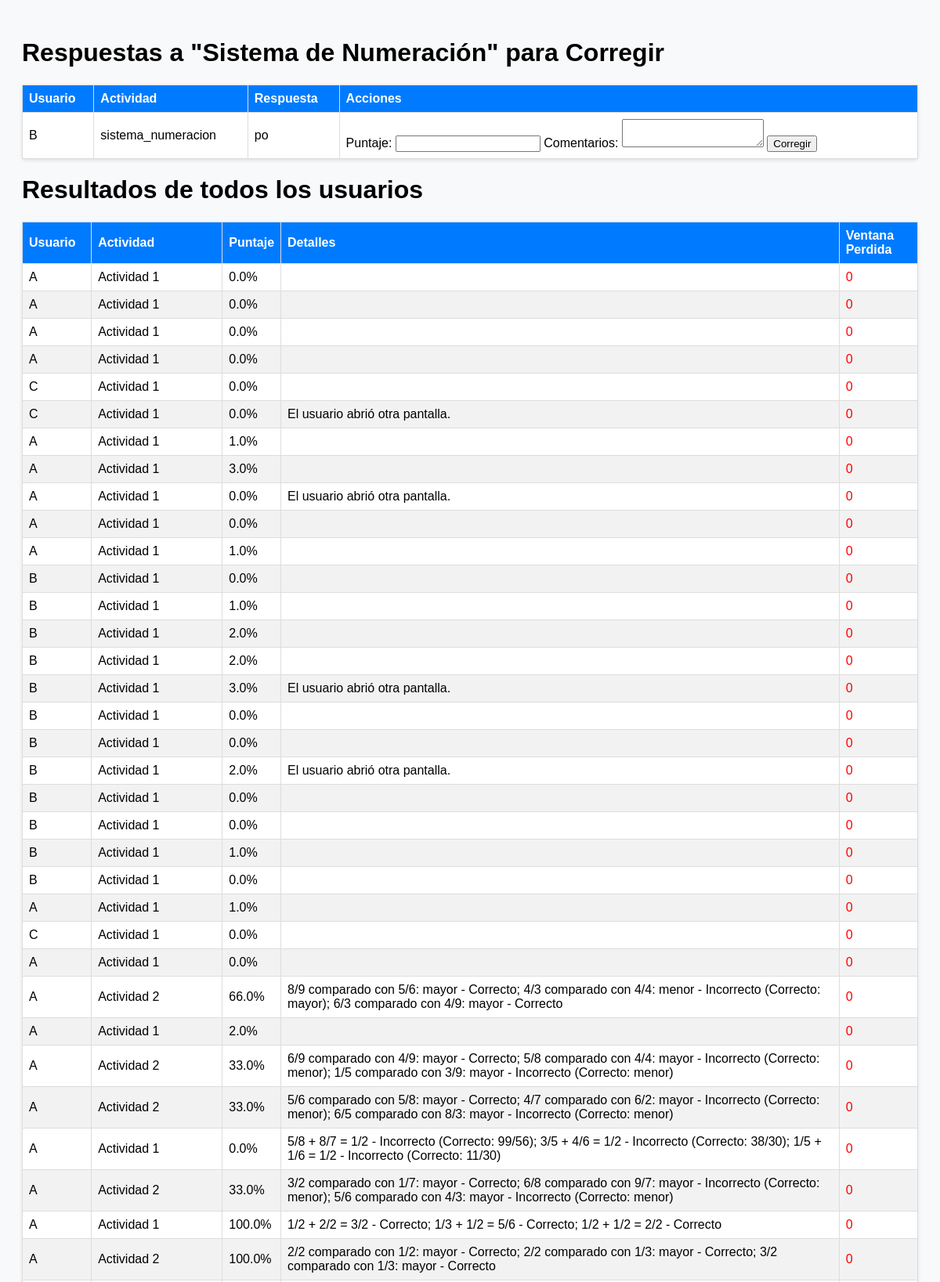
Screenshot of /actividades/superuser/superuser_view/ (upper part) with the database file from the repository.
### actividades/models.py (models this page shows, shortened)
class Resultado(models.Model):
    usuario = models.CharField(max_length=100)
    actividad = models.CharField(max_length=100)
    respuesta = models.TextField(default='')  # Valor por defecto definido
    puntaje = models.FloatField(null=True, blank=True)
    comentarios = models.TextField(null=True, blank=True)
    estado_correccion = models.CharField(max_length=50, default='pendiente')
    ventana_perdida = models.IntegerField(default=0)
    detalles = models.TextField(null=True, blank=True)

### actividades/views.py (the view, shortened to what this page needs)
# urls.py: path('superuser/superuser_view/', views.superuser_view, name='superuser_view'),
def superuser_view(request):
    all_results = Resultado.objects.all()
    sistema_numeracion_results = Resultado.objects.filter(actividad='sistema_numeracion', estado_correccion='pendiente')
    return render(request, 'superuser_view.html', {
        'all_results': all_results,
        'sistema_numeracion_results': sistema_numeracion_results,
    })

### actividades/templates/superuser_view.html (shortened to what this page needs)
<!DOCTYPE html>
<html>
<head>
</head>
<body>
    <h1>Respuestas a "Sistema de Numeración" para Corregir</h1>
    <table>
        <thead>
            <tr>
                <th>Usuario</th>
                <th>Actividad</th>
                <th>Respuesta</th>
                <th>Acciones</th>
            </tr>
        </thead>
        <tbody>
            {% for result in sistema_numeracion_results %}
                <tr>
                    <td>{{ result.usuario }}</td>
                    <td>{{ result.actividad }}</td>
                    <td>{{ result.respuesta }}</td>
                    <td>
                        <form method="post" action="{% url 'actividades:superuser_view' %}">
                            <label for="puntaje_{{ result.id }}">Puntaje:</label>
                            <input type="text" name="puntaje" id="puntaje_{{ result.id }}">
                            <label for="comentarios_{{ result.id }}">Comentarios:</label>
                            <textarea name="comentarios" id="comentarios_{{ result.id }}"></textarea>
                            <button type="submit">Corregir</button>
                        </form>
                    </td>
                </tr>
            {% endfor %}
        </tbody>
    </table>
    <h1>Resultados de todos los usuarios</h1>
    <table>
        <thead>
            <tr>
                <th>Usuario</th>
                <th>Actividad</th>
                <th>Puntaje</th>
                <th>Detalles</th>
                <th>Ventana Perdida</th>
            </tr>
        </thead>
        <tbody>
            {% for result in all_results %}
                <tr>
                    <td>{{ result.usuario }}</td>
                    <td>{{ result.actividad }}</td>
                    <td>{{ result.puntaje }}%</td>
                    <td>{{ result.detalles }}</td>
                    <td class="ventana-perdida">{{ result.ventana_perdida }}</td>
                </tr>
            {% endfor %}
        </tbody>
    </table>
</body>
</html>

### actividades/templates/superuser_view.html (style rules this page uses)
body { font-family: Arial, sans-serif; background-color: #f8f9fa; padding: 20px; }
table { width: 100%; border-collapse: collapse; margin-top: 20px; background-color: #fff; border: 1px solid #ddd; border-radius: 5px; box-shadow: 0 2px 4px rgba(0, 0, 0, 0.1); }
table th, table td { border: 1px solid #ddd; padding: 8px; text-align: left; }
table th { background-color: #007bff; color: white; }
table tbody tr:nth-child(even) { background-color: #f2f2f2; }
.ventana-perdida { color: red; }

### rows the page displays
Resultado: usuario "B", actividad "sistema_numeracion", respuesta "po"
Resultado: usuario "A", actividad "Actividad 1", puntaje "0.0", ventana_perdida "0"
Resultado: usuario "A", actividad "Actividad 1", puntaje "0.0", ventana_perdida "0"
Resultado: usuario "A", actividad "Actividad 1", puntaje "0.0", ventana_perdida "0"
Resultado: usuario "A", actividad "Actividad 1", puntaje "0.0", ventana_perdida "0"
Resultado: usuario "C", actividad "Actividad 1", puntaje "0.0", ventana_perdida "0"
Resultado: usuario "C", actividad "Actividad 1", puntaje "0.0", detalles "El usuario abrió otra pantalla.", ventana_perdida "0"
Resultado: usuario "A", actividad "Actividad 1", puntaje "1.0", ventana_perdida "0"
Resultado: usuario "A", actividad "Actividad 1", puntaje "3.0", ventana_perdida "0"
Resultado: usuario "A", actividad "Actividad 1", puntaje "0.0", detalles "El usuario abrió otra pantalla.", ventana_perdida "0"
Resultado: usuario "A", actividad "Actividad 1", puntaje "0.0", ventana_perdida "0"
Resultado: usuario "A", actividad "Actividad 1", puntaje "1.0", ventana_perdida "0"
Resultado: usuario "B", actividad "Actividad 1", puntaje "0.0", ventana_perdida "0"
Resultado: usuario "B", actividad "Actividad 1", puntaje "1.0", ventana_perdida "0"
Resultado: usuario "B", actividad "Actividad 1", puntaje "2.0", ventana_perdida "0"
Resultado: usuario "B", actividad "Actividad 1", puntaje "2.0", ventana_perdida "0"
Resultado: usuario "B", actividad "Actividad 1", puntaje "3.0", detalles "El usuario abrió otra pantalla.", ventana_perdida "0"
Resultado: usuario "B", actividad "Actividad 1", puntaje "0.0", ventana_perdida "0"
Resultado: usuario "B", actividad "Actividad 1", puntaje "0.0", ventana_perdida "0"
Resultado: usuario "B", actividad "Actividad 1", puntaje "2.0", detalles "El usuario abrió otra pantalla.", ventana_perdida "0"
Resultado: usuario "B", actividad "Actividad 1", puntaje "0.0", ventana_perdida "0"
Resultado: usuario "B", actividad "Actividad 1", puntaje "0.0", ventana_perdida "0"
Resultado: usuario "B", actividad "Actividad 1", puntaje "1.0", ventana_perdida "0"
Resultado: usuario "B", actividad "Actividad 1", puntaje "0.0", ventana_perdida "0"
Resultado: usuario "A", actividad "Actividad 1", puntaje "1.0", ventana_perdida "0"
Resultado: usuario "C", actividad "Actividad 1", puntaje "0.0", ventana_perdida "0"
Resultado: usuario "A", actividad "Actividad 1", puntaje "0.0", ventana_perdida "0"
Resultado: usuario "A", actividad "Actividad 2", puntaje "66.0", detalles "8/9 comparado con 5/6: mayor - Correcto; 4/3 comparado con 4/4: menor - Incorrecto (Correcto: mayor); 6/3 comparado con 4/9: mayor - Correcto", ventana_perdida "0"
Resultado: usuario "A", actividad "Actividad 1", puntaje "2.0", ventana_perdida "0"
Resultado: usuario "A", actividad "Actividad 2", puntaje "33.0", detalles "6/9 comparado con 4/9: mayor - Correcto; 5/8 comparado con 4/4: mayor - Incorrecto (Correcto: menor); 1/5 comparado con 3/9: mayor - Incorrecto (Correcto: menor)", ventana_perdida "0"
Resultado: usuario "A", actividad "Actividad 2", puntaje "33.0", detalles "5/6 comparado con 5/8: mayor - Correcto; 4/7 comparado con 6/2: mayor - Incorrecto (Correcto: menor); 6/5 comparado con 8/3: mayor - Incorrecto (Correcto: menor)", ventana_perdida "0"
Resultado: usuario "A", actividad "Actividad 1", puntaje "0.0", detalles "5/8 + 8/7 = 1/2 - Incorrecto (Correcto: 99/56); 3/5 + 4/6 = 1/2 - Incorrecto (Correcto: 38/30); 1/5 + 1/6 = 1/2 - Incorrecto (Correcto: 11/30)", ventana_perdida "0"
Resultado: usuario "A", actividad "Actividad 2", puntaje "33.0", detalles "3/2 comparado con 1/7: mayor - Correcto; 6/8 comparado con 9/7: mayor - Incorrecto (Correcto: menor); 5/6 comparado con 4/3: mayor - Incorrecto (Correcto: menor)", ventana_perdida "0"
Resultado: usuario "A", actividad "Actividad 1", puntaje "100.0", detalles "1/2 + 2/2 = 3/2 - Correcto; 1/3 + 1/2 = 5/6 - Correcto; 1/2 + 1/2 = 2/2 - Correcto", ventana_perdida "0"
Resultado: usuario "A", actividad "Actividad 2", puntaje "100.0", detalles "2/2 comparado con 1/2: mayor - Correcto; 2/2 comparado con 1/3: mayor - Correcto; 3/2 comparado con 1/3: mayor - Correcto", ventana_perdida "0"
